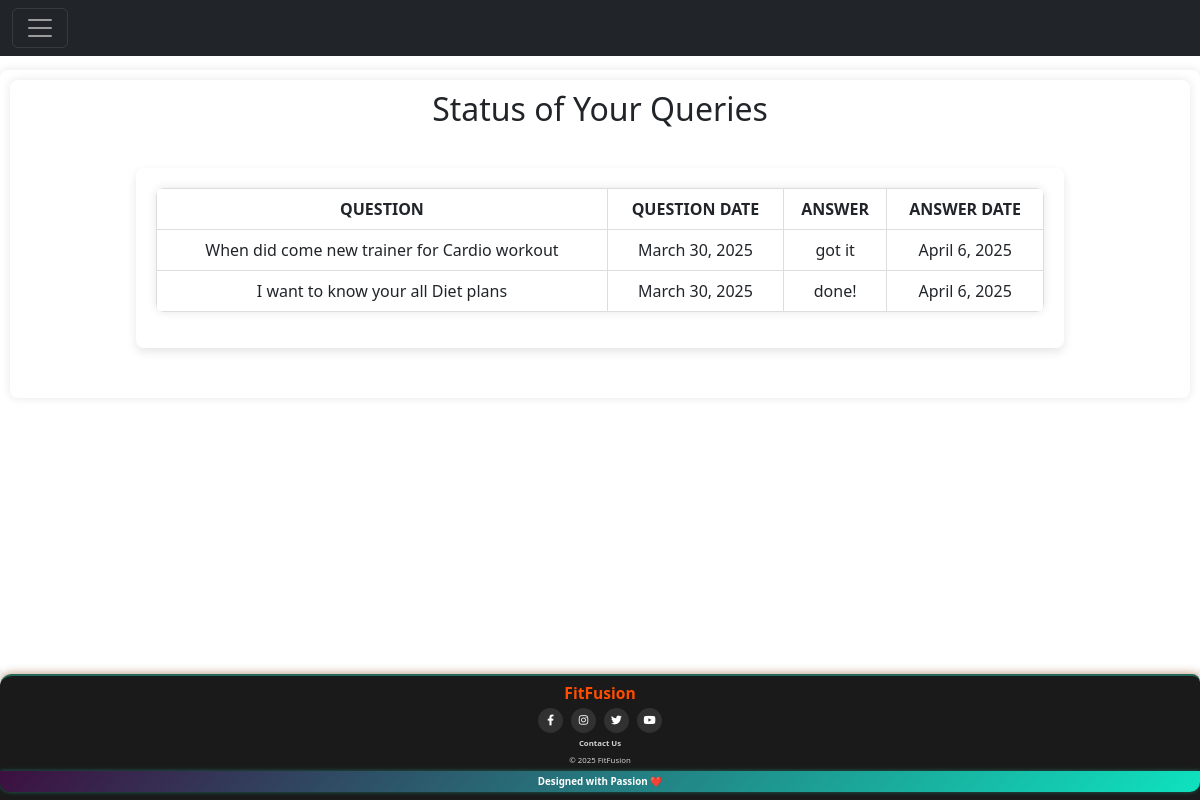
The page /view_answer/ (signed in) on the database its author committed.
### gym/models.py (models this page shows, shortened)
class QueryDoubt(models.Model):
    member = models.ForeignKey(Member,on_delete=models.CASCADE, default="")
    name = models.CharField(max_length=100)
    subject = models.CharField(max_length=100)
    email = models.EmailField(max_length=100)
    question = models.TextField(max_length=200)
    question_date = models.DateField(default=timezone.now)
    answer = models.TextField(default="")
    answer_date = models.DateField(default=None, blank=True, null=True)

### gym/member_views.py (the view)
# urls.py: path('view_answer/',member_views.view_answer,name='view_answer'),
def view_answer(request):
    if "session_key" not in request.session.keys():
        return redirect("member_login")
    else:
        id= request.session['session_key']
        match_member = Member.objects.get(member_id=id)
        answer_list = QueryDoubt.objects.filter(member = match_member )#member --> has foreign key(to Member) in model
        '''answer_list = QueryDoubt.objects.filter(member_id=id) -->this is also work because member is linked to only one gym'''
        context = {'ans_key':answer_list}
        return render(request,'gym/member/view_ans.html',context)#now query is asked by member but answer will given by member's gym owner

### gym/templates/gym/member/view_ans.html (shortened to what this page needs)
{% extends 'gym/member/member_base.html' %}
{% block content %}
<div class="main-body">
    <h2>Status of Your Queries</h2>
    <div class="query-container">
        <table class="table">
        <thead>
             <tr>
                <th>Question</th>
                   <th>Question Date</th>
                <th>Answer</th>
                <th>Answer Date</th>
                </tr>
            </thead>
            <tbody>
                {% for obj in ans_key %}
                <tr>
                    <td>{{ obj.question }}</td>
                    <td>{{ obj.question_date }}</td>
                    {% if obj.answer %}
                    <td>{{ obj.answer }}</td>
                    {% else %}
                    <th style="color:red">Yet to be answered</th>
                    {% endif %}
                    <td>{{ obj.answer_date }}</td>
                </tr>
                {% endfor %}
        </tbody>
        </table>
     </div>
</div>
{% endblock %}

### gym/static/gym/CSS/fit_fusion.css (style rules this page uses)
* { margin: 0; padding: 0; box-sizing: border-box; }
body { font-family: Arial, sans-serif; background-color: #f5f5f5; color: #333; line-height: 1.6; display: flex; flex-direction: column; min-height: 100vh; }
.main-body { width: 100%; margin: auto; flex: 1; background: white; padding: 10px; border-radius: 8px; box-shadow: 0 0 10px rgba(0, 0, 0, 0.1); }
h1, h2, h3 { color: #222; margin-bottom: 15px; }
body::before { content: ""; display: block; height: 70px; }

### gym/templates/gym/member/view_ans.html (style rules this page uses)
body { font-family: Arial, sans-serif; background-color: #f4f4f4; margin: 0; padding: 0; display: flex; flex-direction: column; min-height: 100vh; }
.main-body { flex: 1; padding-bottom: 50px; }
.query-container { width: 80%; margin: 40px auto; padding: 20px; background: #ffffff; border-radius: 8px; box-shadow: 0 4px 10px rgba(0, 0, 0, 0.1); overflow-x: auto; }
h2 { text-align: center; color: #ff0033; margin-bottom: 20px; font-size: 24px; font-weight: bold; }
.table { width: 100%; border-collapse: collapse; background: white; box-shadow: 0 0 10px rgba(0, 0, 0, 0.1); border-radius: 8px; overflow: hidden; }
.table th, .table td { padding: 15px; text-align: center; border: 1px solid #ddd; font-size: 16px; }
.table th { background-color: #ff0033; color: white; font-weight: bold; text-transform: uppercase; }

### rows shown on the page
QueryDoubt: question "When did come new trainer for Cardio workout", question_date "March 30, 2025", answer "got it", answer_date "April 6, 2025"
QueryDoubt: question "I want to know your all Diet plans", question_date "March 30, 2025", answer "done!", answer_date "April 6, 2025"
